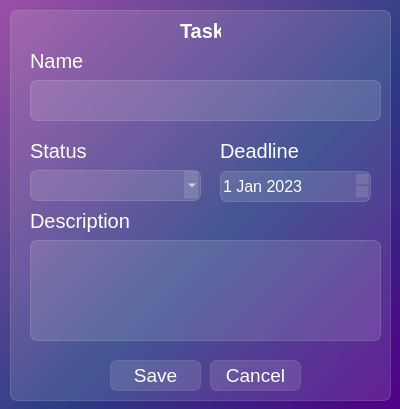
<?xml version="1.0" encoding="UTF-8"?>
<ui version="4.0">
 <class>Add_Task</class>
 <widget class="QDialog" name="Add_Task">
  <property name="geometry">
   <rect>
    <x>0</x>
    <y>0</y>
    <width>400</width>
    <height>409</height>
   </rect>
  </property>
  <property name="minimumSize">
   <size>
    <width>400</width>
    <height>409</height>
   </size>
  </property>
  <property name="maximumSize">
   <size>
    <width>400</width>
    <height>409</height>
   </size>
  </property>
  <property name="windowTitle">
   <string>Add task</string>
  </property>
  <property name="windowIcon">
   <iconset resource="res_rc.qrc">
    <normaloff>:/icon/icons/main_icon.png</normaloff>:/icon/icons/main_icon.png</iconset>
  </property>
  <property name="styleSheet">
   <string notr="true">background-color:qlineargradient(spread:pad, x1:1, y1:1, x2:0, y2:0, stop:0 rgba(81, 0, 135, 255), stop:0.427447 rgba(41, 61, 132, 235), stop:1 rgba(155, 79, 165, 255));
font-family: Segoe UI</string>
  </property>
  <widget class="QFrame" name="frame_task">
   <property name="geometry">
    <rect>
     <x>10</x>
     <y>10</y>
     <width>381</width>
     <height>391</height>
    </rect>
   </property>
   <property name="styleSheet">
    <string notr="true">background-color:rgba(255,255,255,30);
border:1px solid rgba(255,255,255,40);
border-radius: 7px;</string>
   </property>
   <property name="frameShape">
    <enum>QFrame::StyledPanel</enum>
   </property>
   <property name="frameShadow">
    <enum>QFrame::Raised</enum>
   </property>
   <widget class="QLabel" name="lbl_new_task">
    <property name="geometry">
     <rect>
      <x>170</x>
      <y>0</y>
      <width>41</width>
      <height>41</height>
     </rect>
    </property>
    <property name="font">
     <font>
      <family>Segoe UI</family>
      <pointsize>15</pointsize>
      <weight>75</weight>
      <bold>true</bold>
     </font>
    </property>
    <property name="styleSheet">
     <string notr="true">background-color: transparent;
border: none;
color: white;</string>
    </property>
    <property name="text">
     <string>Task</string>
    </property>
   </widget>
   <widget class="QLabel" name="lbl_name">
    <property name="geometry">
     <rect>
      <x>20</x>
      <y>30</y>
      <width>61</width>
      <height>41</height>
     </rect>
    </property>
    <property name="font">
     <font>
      <family>Segoe UI</family>
      <pointsize>15</pointsize>
      <weight>50</weight>
      <bold>false</bold>
     </font>
    </property>
    <property name="styleSheet">
     <string notr="true">background-color: transparent;
border: none;
color: white;</string>
    </property>
    <property name="text">
     <string>Name</string>
    </property>
   </widget>
   <widget class="QLabel" name="lbl_description">
    <property name="geometry">
     <rect>
      <x>20</x>
      <y>190</y>
      <width>111</width>
      <height>41</height>
     </rect>
    </property>
    <property name="font">
     <font>
      <family>Segoe UI</family>
      <pointsize>15</pointsize>
      <weight>50</weight>
      <bold>false</bold>
     </font>
    </property>
    <property name="styleSheet">
     <string notr="true">background-color: transparent;
border: none;
color: white;</string>
    </property>
    <property name="text">
     <string>Description</string>
    </property>
   </widget>
   <widget class="QPlainTextEdit" name="description_value">
    <property name="geometry">
     <rect>
      <x>20</x>
      <y>230</y>
      <width>351</width>
      <height>101</height>
     </rect>
    </property>
    <property name="font">
     <font>
      <family>Segoe UI</family>
      <pointsize>14</pointsize>
     </font>
    </property>
    <property name="styleSheet">
     <string notr="true">color: white;</string>
    </property>
   </widget>
   <widget class="QPlainTextEdit" name="name_value">
    <property name="geometry">
     <rect>
      <x>20</x>
      <y>70</y>
      <width>351</width>
      <height>41</height>
     </rect>
    </property>
    <property name="font">
     <font>
      <family>Segoe UI</family>
      <pointsize>14</pointsize>
     </font>
    </property>
    <property name="styleSheet">
     <string notr="true">color: white;</string>
    </property>
   </widget>
   <widget class="QLabel" name="lbl_status">
    <property name="geometry">
     <rect>
      <x>20</x>
      <y>120</y>
      <width>61</width>
      <height>41</height>
     </rect>
    </property>
    <property name="font">
     <font>
      <family>Segoe UI</family>
      <pointsize>15</pointsize>
      <weight>50</weight>
      <bold>false</bold>
     </font>
    </property>
    <property name="styleSheet">
     <string notr="true">background-color: transparent;
border: none;
color: white;</string>
    </property>
    <property name="text">
     <string>Status</string>
    </property>
   </widget>
   <widget class="QComboBox" name="status_value">
    <property name="geometry">
     <rect>
      <x>20</x>
      <y>160</y>
      <width>171</width>
      <height>31</height>
     </rect>
    </property>
    <property name="font">
     <font>
      <family>Segoe UI</family>
      <pointsize>14</pointsize>
     </font>
    </property>
    <property name="styleSheet">
     <string notr="true">QComboBox {
color: white;
}

QComboBox:item {

}</string>
    </property>
    <property name="currentIndex">
     <number>-1</number>
    </property>
    <item>
     <property name="text">
      <string notr="true">New</string>
     </property>
    </item>
    <item>
     <property name="text">
      <string>In progress</string>
     </property>
    </item>
    <item>
     <property name="text">
      <string>Completed</string>
     </property>
    </item>
    <item>
     <property name="text">
      <string>Canceled</string>
     </property>
    </item>
   </widget>
   <widget class="QPushButton" name="btn_save">
    <property name="geometry">
     <rect>
      <x>100</x>
      <y>350</y>
      <width>91</width>
      <height>31</height>
     </rect>
    </property>
    <property name="font">
     <font>
      <family>Segoe UI</family>
      <pointsize>14</pointsize>
     </font>
    </property>
    <property name="styleSheet">
     <string notr="true">QPushButton{
color: white;
backgroundr-color:rgba(255,255,255,30);
border: 1px solid rgba(255,255,255,30);
border-radius: 7px;
}
QPushButton:hover{
background-color: rgba(255,255,255,40);
}
QPushButton:pressed{
background-color: rgba(255,255,255,70);
}</string>
    </property>
    <property name="text">
     <string>Save</string>
    </property>
   </widget>
   <widget class="QPushButton" name="btn_cancel">
    <property name="geometry">
     <rect>
      <x>200</x>
      <y>350</y>
      <width>91</width>
      <height>31</height>
     </rect>
    </property>
    <property name="font">
     <font>
      <family>Segoe UI</family>
      <pointsize>14</pointsize>
     </font>
    </property>
    <property name="styleSheet">
     <string notr="true">QPushButton{
color: white;
backgroundr-color:rgba(255,255,255,30);
border: 1px solid rgba(255,255,255,30);
border-radius: 7px;
}
QPushButton:hover{
background-color: rgba(255,255,255,40);
}
QPushButton:pressed{
background-color: rgba(255,255,255,70);
}</string>
    </property>
    <property name="text">
     <string>Cancel</string>
    </property>
   </widget>
   <widget class="QLabel" name="lbl_deadline">
    <property name="geometry">
     <rect>
      <x>210</x>
      <y>120</y>
      <width>81</width>
      <height>41</height>
     </rect>
    </property>
    <property name="font">
     <font>
      <family>Segoe UI</family>
      <pointsize>15</pointsize>
      <weight>50</weight>
      <bold>false</bold>
     </font>
    </property>
    <property name="styleSheet">
     <string notr="true">background-color: transparent;
border: none;
color: white;</string>
    </property>
    <property name="text">
     <string>Deadline</string>
    </property>
   </widget>
   <widget class="QDateEdit" name="deadline_value">
    <property name="geometry">
     <rect>
      <x>210</x>
      <y>161</y>
      <width>151</width>
      <height>31</height>
     </rect>
    </property>
    <property name="font">
     <font>
      <family>Segoe UI</family>
      <pointsize>12</pointsize>
     </font>
    </property>
    <property name="styleSheet">
     <string notr="true">color: white;</string>
    </property>
    <property name="date">
     <date>
      <year>2023</year>
      <month>1</month>
      <day>1</day>
     </date>
    </property>
   </widget>
  </widget>
 </widget>
 <resources>
  <include location="res_rc.qrc"/>
 </resources>
 <connections/>
</ui>
